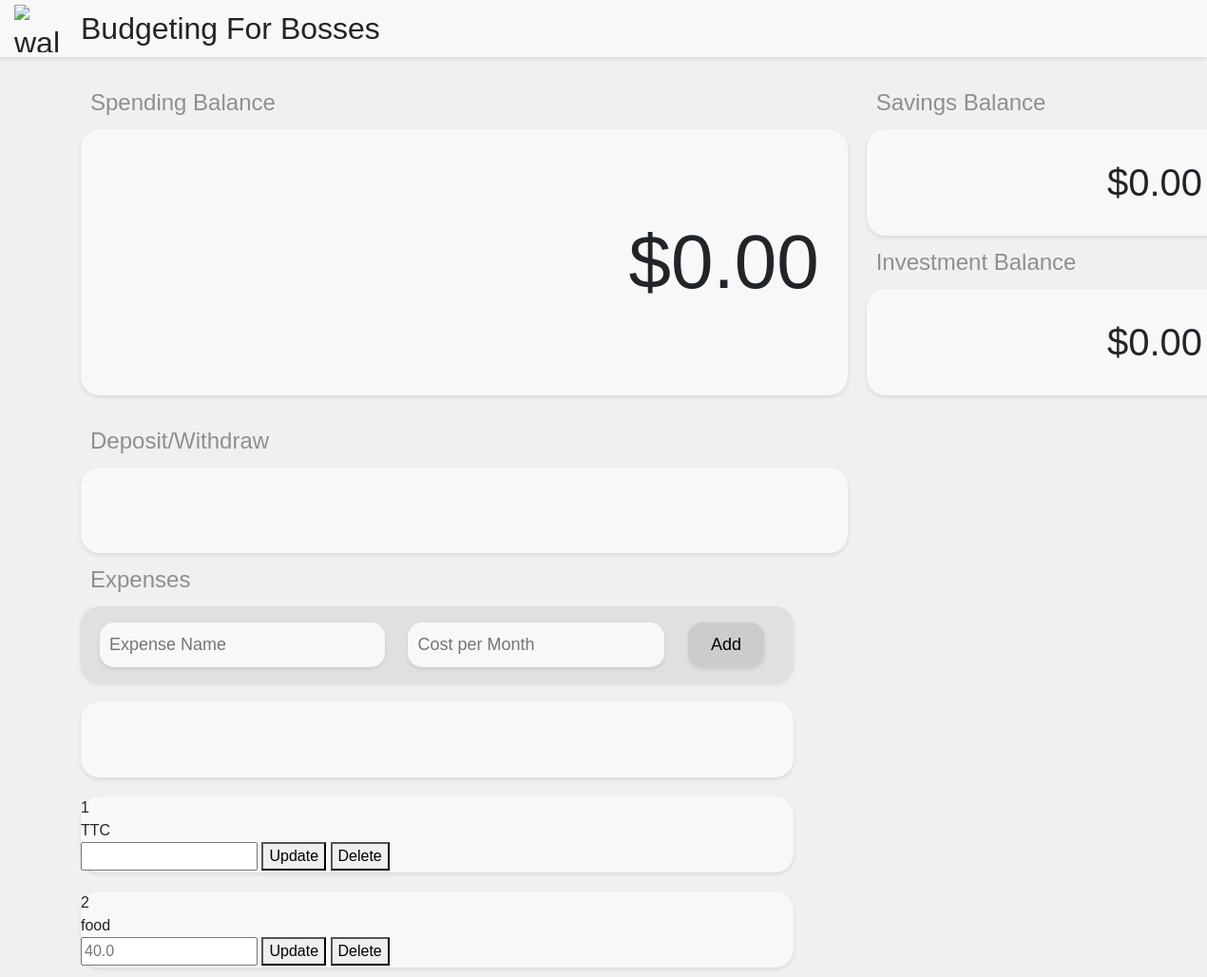
Before: / with the older database file.
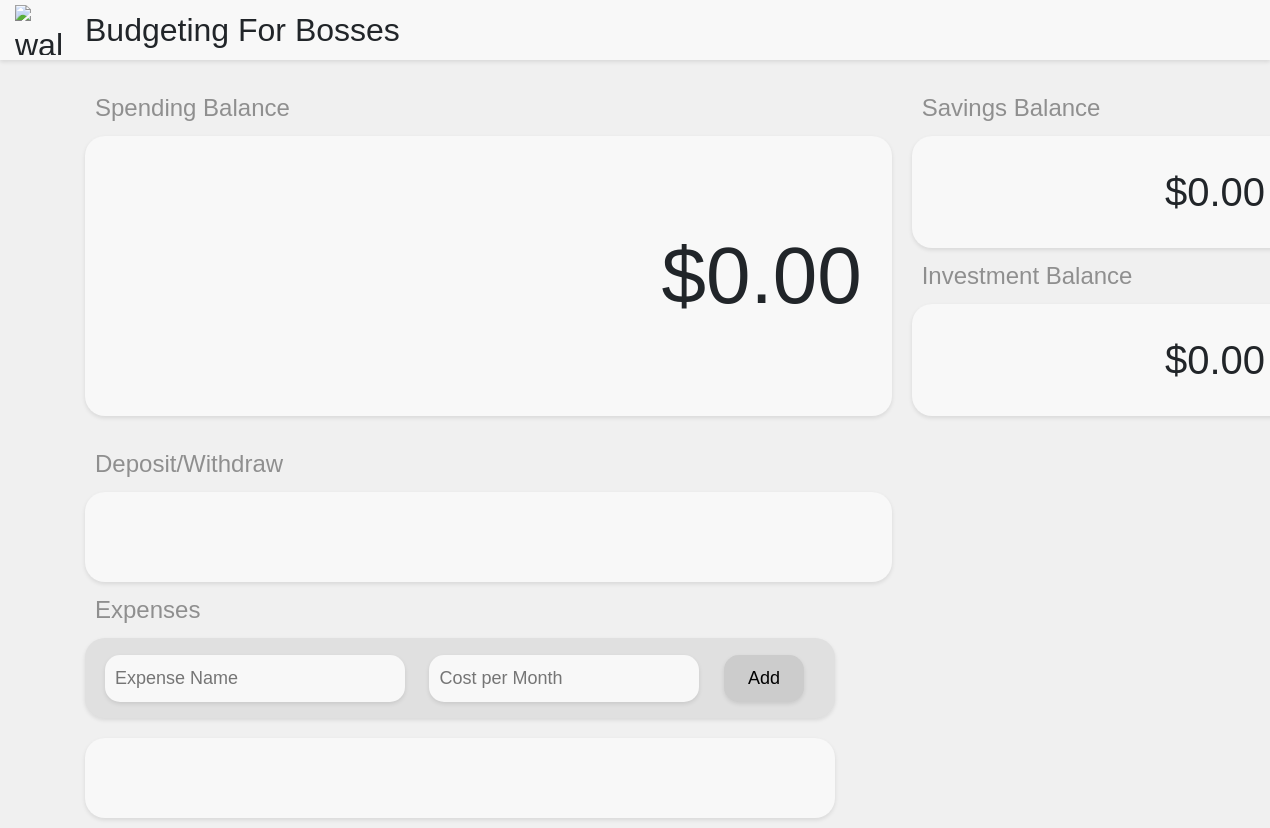
After: the same page with the newer database file.
### tables this page shows
CREATE TABLE streams (
        id INTEGER PRIMARY KEY,
        type TEXT,
        deduction REAL,
        value REAL
    );

CREATE TABLE expenses (
        expense_id INTEGER PRIMARY KEY AUTOINCREMENT,
        refid INTEGER,
        name TEXT,
        value REAL,
        FOREIGN KEY(refid) REFERENCES streams(id)
    );

### app.py (the view)
@app.route('/')
def index():
    connection = sqlite3.connect('budget.db')
    cursor = connection.cursor()
    streams = cursor.execute('SELECT * FROM streams').fetchall()
    expenses = cursor.execute('SELECT * FROM expenses').fetchall()
    connection.close()
    return render_template('index.html', streams = streams, expenses = expenses)

### templates/index.html (shortened to what this page needs)
<!DOCTYPE html>
<html lang="en">
<head>
    <link rel="stylesheet" href="https://stackpath.bootstrapcdn.com/bootstrap/4.5.2/css/bootstrap.min.css">
    <link rel="stylesheet" href="{{ url_for('static', filename='css/custom.css') }}">
</head>
<body>
    <div class="hero-section">
        <img class="hero-logo" src="https://img.icons8.com/?size=100&id=yKpKytomTHlC&format=png&color=000000" alt="wallet logo">
        Budgeting For Bosses
    </div>
    <div class="container">
        <div class="sub-heading">Spending Balance</div>
        <div class="sub-heading-side"> Savings Balance</div>
        <div class="large-rect">
            <span id="balance">${{ '%.2f' % streams[0][3] }}</span>
        </div>
        <div class="side-rects">
            <div class="side-rect">
                <span id="balance-side">${{ '%.2f' % streams[1][3] }}</span>
            </div>
            <div class="sub-heading-side"> Investment Balance</div>
            <div class="side-rect">
                <span id="balance-side">${{ '%.2f' % streams[2][3] }}</span>
            </div>
        </div>
        <div class="sub-heading">Deposit/Withdraw</div>
        <div class="deposit-rect"></div>
        <div class="sub-heading">Expenses</div>
            <div class="small-rect gray">
                <form action="/add" method="post">
                    <input type="text" name="name" placeholder="Expense Name" class="add-expense-name" required>
                    <input type="number" name="value" placeholder="Cost per Month" class="add-expense-value" required>
                    <button type="submit" class="add-expense-submit-btn">Add</button>
                </form>
            </div>
            <div class="small-rect"></div>
            {% for expense in expenses %}
            <div class="small-rect">
                <form method="post" action="{{ url_for('submit', id=expense[0]) }}">
                        <div>{{expense[0]}}</div>
                        <div name="name">{{expense[2]}}</div>
                        <input type="number" name="value" placeholder="{{expense[3]}}">
                        <button type="button" onclick="setActionAndSubmit(this.form, 'update')">Update</button>
                        <button type="button" onclick="setActionAndSubmit(this.form, 'delete')">Delete</button>
                </form>
            </div>
            {% endfor %}
</body>
</html>

### static/css/custom.css (style rules this page uses)
body { justify-content: center; align-items: center; margin: 0; background-color: #f0f0f0; font-family: Helvetica; }
.hero-section { width: 100%; height: 60px; background-color: #f8f8f8; box-shadow: 0 2px 4px rgba(0, 0, 0, 0.1); display: flex; align-items: center; margin-bottom: 30px; padding-left: 15px; font-size: xx-large; }
.hero-logo { width: 50px; height: 50px; margin-right: 20px; }
.container { max-width: 1400px; margin-left: 60px; display: grid; grid-template-columns: 1fr 1fr 1fr; gap: 0; }
.large-rect, .small-rect, .deposit-rect, .side-rect { background-color: #f8f8f8; border-radius: 20px; box-shadow: 0 2px 4px rgba(0, 0, 0, 0.1); margin: 10px; }
.large-rect { height: 280px; grid-column: span 2; display: flex; justify-content: right; align-items: center; margin-bottom: 30px; padding-right: 30px; font-size: 80px; }
.deposit-rect { grid-column: span 2; height: 90px; }
.small-rect { grid-column: span 2; height: 80px; max-width: 750px; }
.small-rect.gray { background-color: #e0e0e0; display: flex; justify-content: flex-start; align-items: center; gap: 10px; }
.side-rects { display: flex; flex-direction: column; }
.side-rect { height: 112px; display: flex; justify-content: right; align-items: center; padding-right: 40px; font-size: 40px; }
.sub-heading { grid-column: span 2; padding-left: 20px; font-size: x-large; color: #8f8f8f; }
.sub-heading-side { grid-column: span 1; padding-left: 20px; font-size: x-large; color: #8f8f8f; }
.add-expense-name, .add-expense-value, .add-expense-submit-btn, .wrapper { background-color: #f8f8f8; border-radius: 15px; box-shadow: 0 2px 4px rgba(0, 0, 0, 0.1); margin: 10px; border-width: 0px; border-color: #8f8f8f; padding: 10px; font-size: large; outline: #8f8f8f; }
.add-expense-name { width: 300px; margin-left: 20px; }
.add-expense-value { width: 270px; }
.add-expense-submit-btn { background-color: #cccccc; width: 80px; }

Changed rows visible on the page:
removed expenses: expense_id "1", name "TTC"
removed expenses: expense_id "2", name "food", value "40.0"
